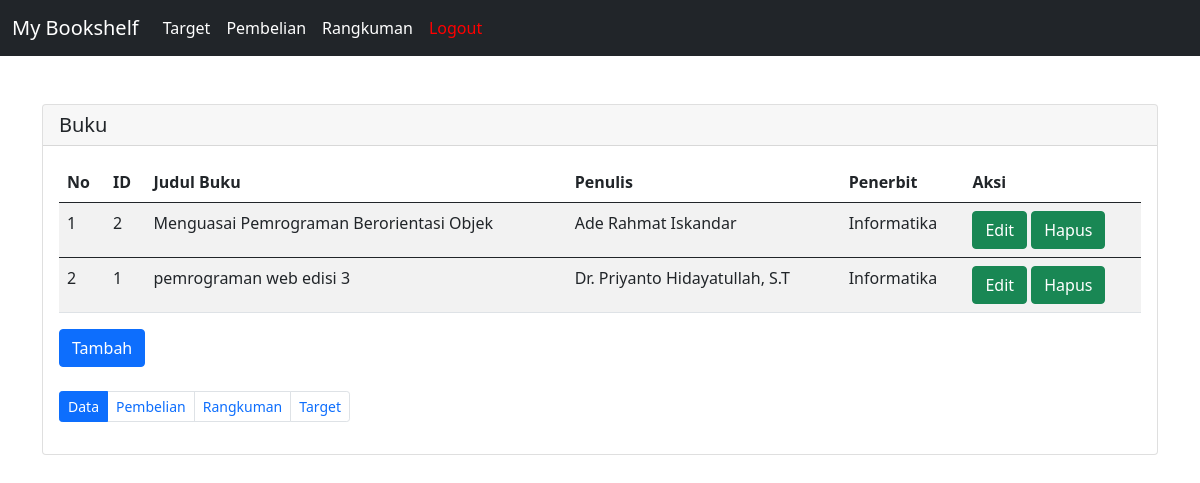
The app's page /buku/data.php with its own data.
### tables this page shows
CREATE TABLE `buku` (
  `id` varchar(11) NOT NULL,
  `nama_buku` varchar(100) NOT NULL,
  `pengarang` varchar(100) NOT NULL,
  `penerbit` varchar(30) NOT NULL
);

### buku/data.php (the view, shortened to what this page needs)
<!doctype html>
<html lang="en">
  <head>
    <link href="https://cdn.jsdelivr.net/npm/bootstrap@5.0.2/dist/css/bootstrap.min.css" rel="stylesheet">
  </head>
  <body>
		   <nav class="navbar navbar-expand-lg navbar-dark bg-dark">
		  		<div class="container-fluid">
				    <a class="navbar-brand" disabled>My Bookshelf</a>
		    	<div class="collapse navbar-collapse" id="navbarNav">
				      <ul class="navbar-nav">
				        <li class="nav-item">
				          <a class="nav-link active" aria-current="page" href="../target/data.php">Target</a>
				        </li>
				        <li class="nav-item">
			            <a class="nav-link active" aria-current="page" href="../pembelian/data_pembelian.php">Pembelian</a>
			          </li>
			          <li class="nav-item">
			            <a class="nav-link active" aria-current="page" href="../rangkuman/data.php">Rangkuman</a>
			          </li>
			          <li class="nav-item">
			            <a class="nav-link active" aria-current="page" style="color: red;" href="../logout.php">Logout</a>
			          </li>
				      </ul>
		   		 </div>
		 		 </div>
			</nav>
			<div class="container">
			<div class="card mt-5">
			  <h5 class="card-header"> Buku </h5>
			  <div class="card-body">
							    <table class="table table-striped table-hover ">
							  <thead>
							    <tr>
							    	<th scope="col">No </th>
							      <th scope="col">ID</th>
							      <th scope="col">Judul Buku</th>
							      <th scope="col">Penulis</th>
							      <th scope="col">Penerbit</th>
							      <th scope="col">Aksi</th>
							    </tr>
							  </thead>
							  <?php
					        require_once('../koneksi/config.php');
					        $no = 1;
					        $query = mysqli_query($conn, 'SELECT * FROM buku');
					        while ($data = mysqli_fetch_array($query)) {
					        	?>
								  <tbody>
								     <tr>
			                <td><?php echo $no++ ?></td>
			                <td><?php echo $data['id'] ?></td>
			                <td><?php echo $data['nama_buku'] ?></td>
			                <td><?php echo $data['pengarang'] ?></td>
			                <td><?php echo $data['penerbit'] ?></td>
								      <td>
										  <a href="edit_menu.php?id=<?=$data['id']?>" type="button" class="btn btn-success btn-md">Edit</a>
										  <a href="hapus.php?id=<?=$data['id']?>" type="button" class="btn btn-success btn-md">Hapus</a>
								      </td>
								    </tr>
								  </tbody>
											<?php } ?>
									</table>
								   <a class="btn btn-primary" href="tambah.php" role="button">Tambah</a>
							                  <br> <br>
								   <nav aria-label="...">
									  <ul class="pagination pagination-sm">
									    <li class="page-item active" aria-current="page">
									      <span class="page-link">Data</span>
									    </li>
									    <li class="page-item"><a class="page-link" href="../pembelian/data_pembelian.php">Pembelian</a></li>
									    <li class="page-item"><a class="page-link" href="../rangkuman/data.php">Rangkuman</a></li>
									    <li class="page-item"><a class="page-link" href="../target/data.php">Target</a></li>
									  </ul>
									</nav>
			  </div>
			</div>
  </body>
  </html>

### records on screen
buku: id "2", nama_buku "Menguasai Pemrograman Berorientasi Objek", pengarang "Ade Rahmat Iskandar", penerbit "Informatika"
buku: id "1", nama_buku "pemrograman web edisi 3", pengarang "Dr. Priyanto Hidayatullah, S.T", penerbit "Informatika"
